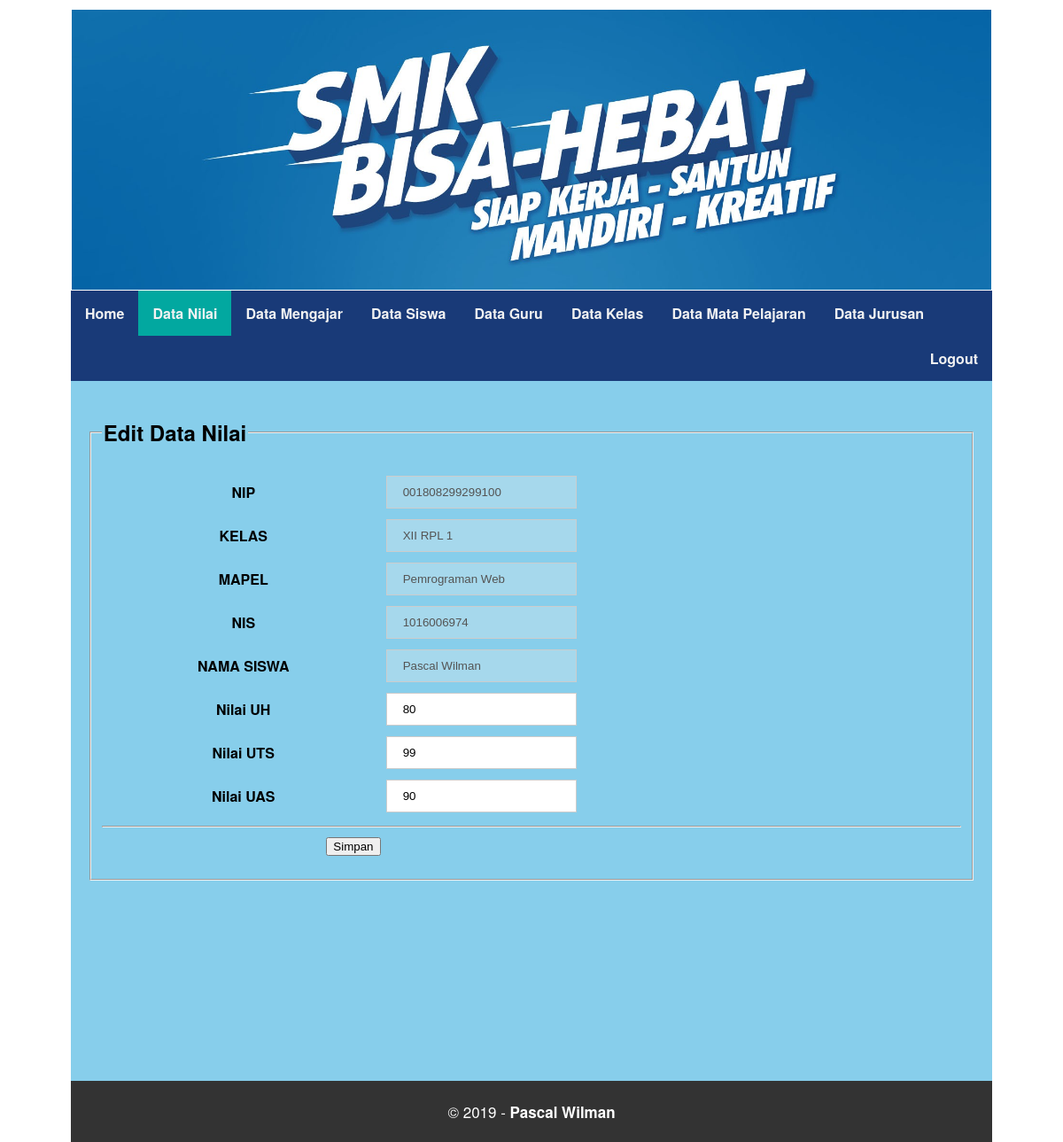
Screenshot of /guru/edit_nilai.php?id_nilai=1 with the database file from the repository.
### tables this page shows
CREATE TABLE `nilai` (
  `id_nilai` int(3) NOT NULL,
  `id_mengajar` int(3) NOT NULL,
  `nis` varchar(10) NOT NULL,
  `uh` double NOT NULL,
  `uts` double NOT NULL,
  `uas` double NOT NULL,
  `na` double NOT NULL
);

CREATE TABLE `mengajar` (
  `id_mengajar` int(3) NOT NULL,
  `nip` varchar(18) NOT NULL,
  `id_mapel` int(3) NOT NULL,
  `id_kelas` int(3) NOT NULL
);

CREATE TABLE `kelas` (
  `id_kelas` int(3) NOT NULL,
  `nama_kelas` varchar(100) NOT NULL,
  `id_jurusan` int(3) NOT NULL
);

CREATE TABLE `mapel` (
  `id_mapel` int(3) NOT NULL,
  `nama_mapel` varchar(100) NOT NULL
);

CREATE TABLE `siswa` (
  `nis` varchar(10) NOT NULL,
  `nama_siswa` varchar(100) NOT NULL,
  `jk` enum('L','P') NOT NULL,
  `alamat` text NOT NULL,
  `id_kelas` int(3) NOT NULL,
  `password` varchar(100) NOT NULL
);

### guru/edit_nilai.php (the view, shortened to what this page needs)
<?php
include("../koneksi.php");
$id_nilai = $_GET['id_nilai'];
          $query = "SELECT a.id_nilai,a.nis,a.uh,a.uts,a.uas,b.id_mengajar,b.nip,c.nama_kelas,d.nama_mapel,e.nama_guru,f.nama_siswa FROM nilai a LEFT JOIN mengajar b on a.id_mengajar = b.id_mengajar LEFT JOIN kelas c on b.id_kelas = c.id_kelas LEFT JOIN mapel d on b.id_mapel = d.id_mapel LEFT JOIN guru e on b.nip = e.nip LEFT JOIN siswa f on a.nis = f.nis where a.id_nilai = '$id_nilai'";
          $sql = mysqli_query($con, $query);
          $data=mysqli_fetch_array($sql);
            $nip = $data['nip'];
            $nama_kelas = $data['nama_kelas'];
            $nama_mapel = $data['nama_mapel'];
             $nis = $data['nis'];
              $nama_siswa = $data['nama_siswa'];
              $uh = $data['uh'];
              $uts = $data['uts'];
              $uas = $data['uas'];
?>
<html>
<head>
   <link rel="stylesheet" href="css/style.css">
</head>
<body>
<div class="header">
  <img src="../gambar/header.jpg" width="100%" height="40%">
</div>
<div class="menu">
  <b>
  <a href="index.php">Home</a>
  <a href="data_nilai.php" class="active">Data Nilai</a>
  <a href="data_mengajar.php">Data Mengajar</a>
  <a href="data_siswa.php">Data Siswa</a>
  <a href="data_guru.php">Data Guru</a>
  <a href="data_kelas.php">Data Kelas</a>
  <a href="data_mapel.php">Data Mata Pelajaran</a>
  <a href="data_jurusan.php">Data Jurusan</a>
  <a href="logout.php" style="float: right;">Logout</a>
</b>
</div>
<div class="kanan">
<fieldset>
  <legend>
    <h2>Edit Data Nilai</h2>
  </legend>
 <form action="proses/edit_nilai.php" method="POST">
  <table width="100%">
    <tr>
      <th>NIP</th>
      <td><input type="text" value="<?php echo $nip;?>" disabled=""></td>
    </tr>
    <tr>
      <th>KELAS</th>
      <td><input type="text" value="<?php echo $nama_kelas;?>" disabled=""></td>
    </tr>
    <tr>
      <th>MAPEL</th>
      <td><input type="text" value="<?php echo $nama_mapel;?>" disabled=""></td>
    </tr>
    <tr>
      <th>NIS</th>
      <td><input type="text" value="<?php echo $nis;?>" disabled=""></td>
    </tr>
    <tr>
      <th>NAMA SISWA</th>
      <td><input type="text" value="<?php echo $nama_siswa;?>" disabled=""></td>
    </tr>
    <tr>
      <th>Nilai UH</th>
      <td><input type="number" value="<?php echo $uh;?>" name="uh" required></td>
    </tr>
    <tr>
      <th>Nilai UTS</th>
      <td><input type="number" value="<?php echo $uts;?>" name="uts" required></td>
    </tr>
    <tr>
      <th>Nilai UAS</th>
      <td><input type="number" value="<?php echo $uas;?>" name="uas" required></td>
    </tr>
  </table>
  <hr><input type="submit" value="Simpan">
</form>
</fieldset>
</div>
<div class="footer">
  <p>&copy; 2019 - <strong>Pascal Wilman</strong></p>
</div>
</body>
</html>

### guru/css/style.css (style rules this page uses)
body { font-family: Gotham, Helvetica Neue, Helvetica, Arial," sans-serif"; margin: auto; padding-left: 80px; padding-right: 80px; padding-top: 10px; }
.header { padding: 1px; }
.menu { overflow: hidden; background-color: #193a78; }
.menu a { float: left; display: block; color: #f2f2f2; text-align: center; padding: 14px 16px; text-decoration: none; }
.active { background-color: #02A8A0; }
.kanan { float: left; background-color: skyblue; width: 100%; height: 100%; background-size: cover; }
.footer { background-color: #333; float: left; width: 100%; color: white; text-align: center; font-family: Gotham, Helvetica Neue, Helvetica, Arial," sans-serif"; }
input[type=text], input[type=password], input[type=number], input[type=email], select, option { width: auto; font-family: Arial, Helvetica, sans-serif; padding: 10px 18px; margin: 4px 0; display: inline-block; border: 1px solid #ccc; box-sizing: border-box; }
p { padding: 5px; font-family: Gotham, Helvetica Neue, Helvetica, Arial," sans-serif"; font-size: 17px; }
fieldset { margin: 2%; }

### rows the page displays
nilai: id_mengajar.nip "001808299299100", nama_kelas "XII RPL 1", nama_mapel "Pemrograman Web", nis "1016006974", nis.nama_siswa "Pascal Wilman", uh "80", uts "99", uas "90"
